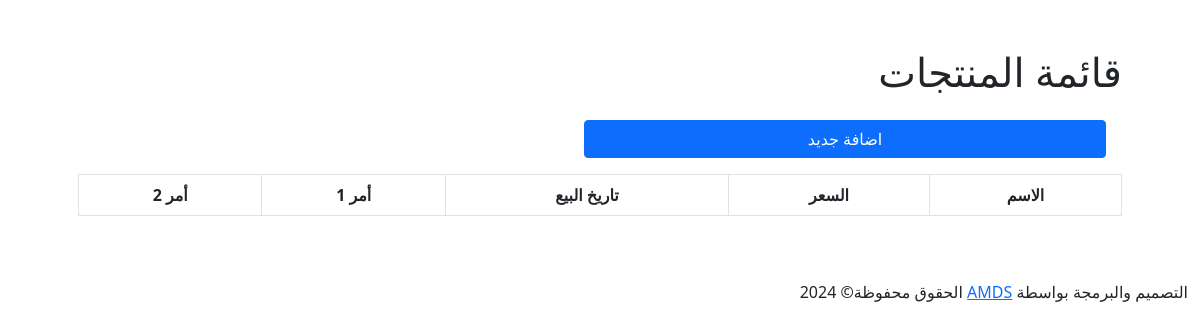
Before: / with the older database file.
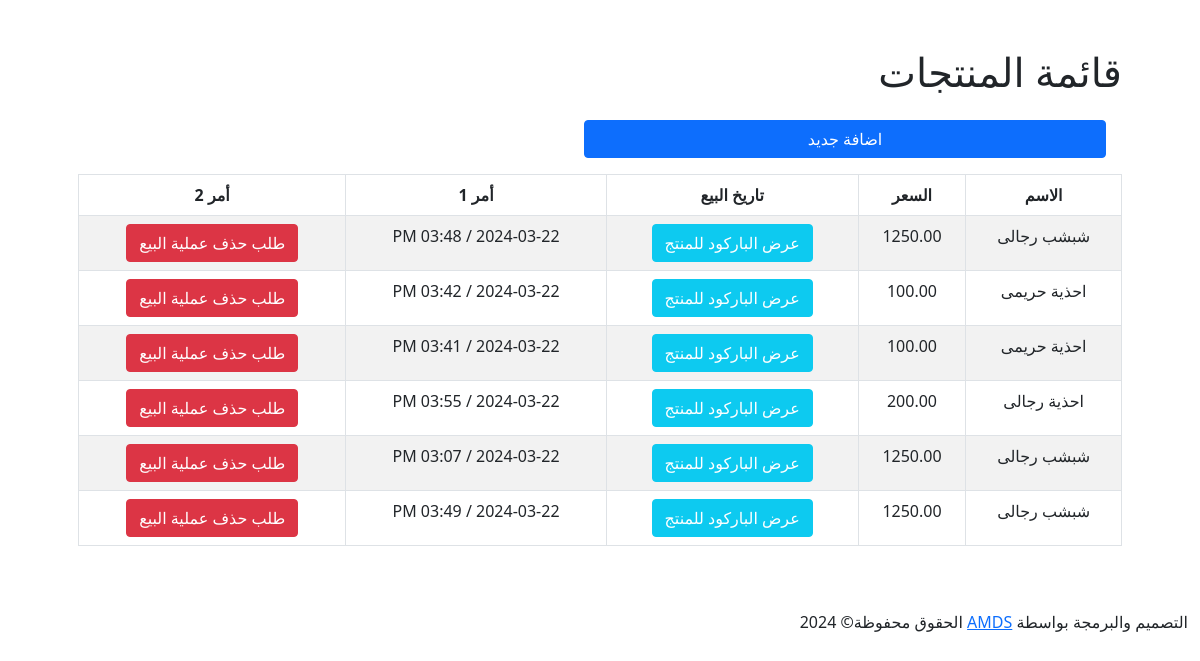
After: the same page with the newer database file.
### cashier/models.py (models this page shows, shortened)
class Sold(TimeStampMixin, models.Model):
    box = models.ForeignKey(Box, on_delete=models.CASCADE,verbose_name="التصنيف")

### stock/models.py (models this page shows, shortened)
class Box(models.Model):
    name    = models.CharField(max_length=50, null=True, blank=True, verbose_name="اسم للكرتونة")
    price   = models.DecimalField(max_digits=9, decimal_places=2, null=True, blank=True,verbose_name="السعر")
    amount  = models.PositiveIntegerField( null=True, blank=True,verbose_name="عدد المنتجات")
    barcode = models.CharField(max_length=100, unique=True, null=True, blank=True, verbose_name="الباركود")

class TimeStampMixin(models.Model):
    created_at      = models.DateTimeField(auto_now_add=True,null=True)
    updated_at      = models.DateTimeField(auto_now=True,null=True)
    is_deleted      = models.BooleanField(default=False, null=True)

### cashier/views.py (the view)
# urls.py: path('', SoldListView.as_view(), name='list'),
class SoldListView(ListView):
    model = Sold
    template_name = 'cashier/sold_list.html'
    context_object_name = 'solds'
    ordering = ['-pk']

### cashier/templates/cashier/sold_list.html (shortened to what this page needs)
{% extends "cashier/main.html" %}
{% block content %}
<div class="container p-5">
    <h1>قائمة المنتجات</h1>
    <a class="btn btn-primary w-50 m-3" href="{% url 'cashier:Sold_create' %}">اضافة جديد</a>
    <table class="table table-bordered text-center table-striped table-hover">
        <thead>
            <tr class="roww">
                <th class="">الاسم</th>
                <th class="">السعر</th>
                <th class="">تاريخ البيع</th>
                <th>أمر 1</th>
                <th>أمر 2</th>
            </tr>
        </thead>
        <tbody>
        {% for record in solds%}
            <tr class="">
                <td class="">{{record.box.name}}</td>
                <td class="">{{record.box.price}}</td>
                <td>
                <a class="btn btn-info text-white" href="{% url 'stock:box_barcode' record.box.id%}">عرض الباركود للمنتج</a><br>
                </td>
                <td class="">{{record.created_at|date:'Y-m-d / m:s A'}}</td>
                <td><a class="btn btn-danger text-white" href="#">طلب حذف عملية البيع</a></td>
            </tr>
        {% endfor %}
        </tbody>
    </table>
</div>
{% endblock %}

### cashier/templates/cashier/main.html (shortened to what this page needs)
{% load static %}
<!DOCTYPE html>
<html dir="rtl" lang="ar">
<head>
  <link rel="stylesheet" href="{% static 'cashier/css/bootstrap.rtl.min.css' %}">
</head>
<body class="container-fluid">
  <main>
    {% block content %}
    {% endblock %}
  </main>
  <footer>
    <p>التصميم والبرمجة بواسطة <a class="" href="#">AMDS</a> الحقوق محفوظة&copy; 2024 </p>
  </footer>
</body>
</html>

Changed rows visible on the page:
added Sold: box.name "شبشب رجالى", box.price "1250.00", created_at "2024-03-22 / 03:48 PM"
added Sold: box.name "احذية حريمى", box.price "100.00", created_at "2024-03-22 / 03:42 PM"
added Sold: box.name "احذية حريمى", box.price "100.00", created_at "2024-03-22 / 03:41 PM"
added Sold: box.name "احذية رجالى", box.price "200.00", created_at "2024-03-22 / 03:55 PM"
added Sold: box.name "شبشب رجالى", box.price "1250.00", created_at "2024-03-22 / 03:07 PM"
added Sold: box.name "شبشب رجالى", box.price "1250.00", created_at "2024-03-22 / 03:49 PM"
